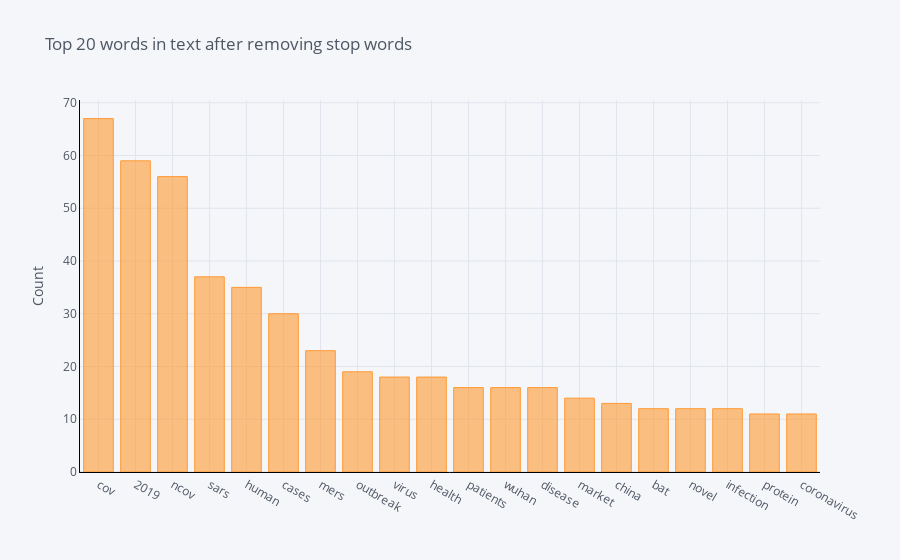

The notebook cell this image was saved under:
### Code cell
# Using cufflinks, plotly and sklearn, we visualize the top 20 words in text before after stop words

def get_top_n_words(corpus, n=None):
    vec = CountVectorizer(stop_words = 'english').fit(corpus) # instead of nltk (nltk.corpus.stopwords(‘english’) list)
    bag_of_words = vec.transform(corpus) 
    sum_words = bag_of_words.sum(axis=0) 
    words_freq = [(word, sum_words[0, idx]) for word, idx in vec.vocabulary_.items()]
    words_freq =sorted(words_freq, key = lambda x: x[1], reverse=True)
    return words_freq[:n]
common_words = get_top_n_words([text], 20)
for word, freq in common_words:
    print(word, freq)
df2 = pd.DataFrame(common_words, columns = ['ReviewText' , 'count'])
df2.groupby('ReviewText').sum()['count'].sort_values(ascending=False).iplot(
    kind='bar', yTitle='Count', linecolor='black', title='Top 20 words in text after removing stop words')

### Figure 1 — Plotly figure (JSON) as saved in the notebook; plotly's stock layout.template omitted (floating-point values rounded to 4 significant figures)
{"data": [{"marker": {"color": "rgba(255, 153, 51, 0.6)", "line": {"color": "rgba(255, 153, 51, 1.0)", "width": 1}}, "name": "count", "orientation": "v", "text": "", "type": "bar", "x": ["cov", "2019", "ncov", "sars", "human", "cases", "mers", "outbreak", "virus", "health", "patients", "wuhan", "disease", "market", "china", "bat", "novel", "infection", "protein", "coronavirus"], "y": [67, 59, 56, 37, 35, 30, 23, 19, 18, 18, 16, 16, 16, 14, 13, 12, 12, 12, 11, 11]}], "layout": {"legend": {"bgcolor": "#F5F6F9", "font": {"color": "#4D5663"}}, "paper_bgcolor": "#F5F6F9", "plot_bgcolor": "#F5F6F9", "title": {"font": {"color": "#4D5663"}, "text": "Top 20 words in text after removing stop words"}, "xaxis": {"gridcolor": "#E1E5ED", "linecolor": "black", "showgrid": true, "tickfont": {"color": "#4D5663"}, "title": {"font": {"color": "#4D5663"}, "text": ""}, "zerolinecolor": "#E1E5ED"}, "yaxis": {"gridcolor": "#E1E5ED", "linecolor": "black", "showgrid": true, "tickfont": {"color": "#4D5663"}, "title": {"font": {"color": "#4D5663"}, "text": "Count"}, "zerolinecolor": "#E1E5ED"}}}
